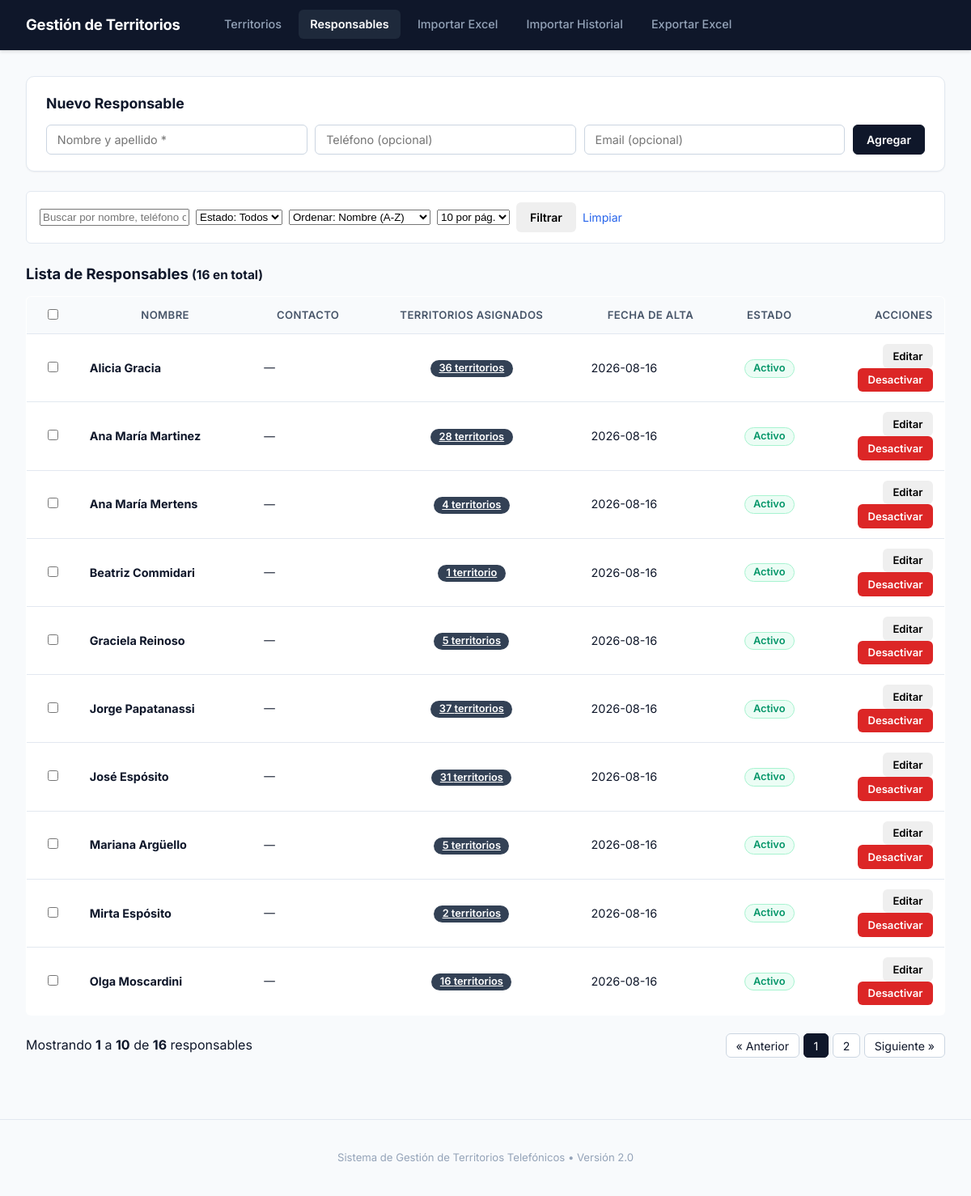
Screenshot of /responsables with the database file from the repository.
### tables this page shows
CREATE TABLE responsables (
    id INTEGER PRIMARY KEY AUTOINCREMENT,
    nombre TEXT NOT NULL,
    activo INTEGER DEFAULT 1 -- 1: activo, 0: inactivo
, telefono TEXT DEFAULT NULL, email TEXT DEFAULT NULL, fecha_alta TEXT DEFAULT NULL);

### routes/responsables.py (the view, shortened to what this page needs)
    @app.route("/responsables", methods=["GET", "POST"])
    def responsables():
        conn = get_connection()
        q = request.args.get("q", "").strip()
        estado = request.args.get("estado", "").strip()
        orden = request.args.get("orden", "nombre_asc")
        try:
            page = max(1, int(request.args.get("page", 1)))
        except (ValueError, TypeError):
            page = 1
        per_page_raw = request.args.get("per_page", "10")
        if per_page_raw == "todos":
            per_page = 999999
        else:
            try:
                per_page = max(5, int(per_page_raw))
            except (ValueError, TypeError):
                per_page = 10
        sql = """
            SELECT
                r.id,
                r.nombre,
                r.activo,
                r.telefono,
                r.email,
                r.fecha_alta,
                (
                    SELECT COUNT(*)
                    FROM asignaciones a
                    WHERE a.responsable_id = r.id AND a.fecha_finalizacion IS NULL
                ) AS territorios_asignados
            FROM responsables r
            WHERE 1=1
        """
        parametros = []
        if q:
            sql += " AND (r.nombre LIKE ? OR r.telefono LIKE ? OR r.email LIKE ?)"
            term = f"%{q}%"
            parametros.extend([term, term, term])
        if estado in ("0", "1"):
            sql += " AND r.activo = ?"
            parametros.append(int(estado))
        if orden == "nombre_desc":
            sql += " ORDER BY r.nombre COLLATE NOCASE DESC"
        elif orden == "territorios_desc":
            sql += " ORDER BY territorios_asignados DESC, r.nombre COLLATE NOCASE ASC"
        elif orden == "fecha_desc":
            sql += " ORDER BY (r.fecha_alta IS NULL), r.fecha_alta DESC, r.id DESC"
        elif orden == "fecha_asc":
            sql += " ORDER BY (r.fecha_alta IS NULL), r.fecha_alta ASC, r.id ASC"
        else:
            orden = "nombre_asc"
            sql += " ORDER BY r.activo DESC, r.nombre COLLATE NOCASE ASC"
        filas = conn.execute(sql, parametros).fetchall()
        conn.close()
        total_items = len(filas)
        total_pages = max(1, math.ceil(total_items / per_page)) if per_page_raw != "todos" else 1
        if page > total_pages:
            page = total_pages
        start_idx = (page - 1) * per_page
        end_idx = start_idx + per_page
        items_paginados = filas[start_idx:end_idx]
        start_item = (start_idx + 1) if total_items > 0 else 0
        end_item = min(end_idx, total_items)
        return render_template(
            "responsables.html",
            responsables=items_paginados,
            total_items=total_items,
            total_pages=total_pages,
            page=page,
            per_page=per_page_raw,
            start_item=start_item,
            end_item=end_item,
            q=q,
            estado=estado,
            orden=orden,
        )

### database.py (called while the page is built)
def get_connection():
    conn = sqlite3.connect(DATABASE)
    conn.row_factory = sqlite3.Row
    conn.execute("PRAGMA foreign_keys = ON")
    return conn

### templates/responsables.html (shortened to what this page needs)
{% extends "base.html" %}
{% block content %}
    <div class="panel-accion">
        <h3>Nuevo Responsable</h3>
        <form method="post" action="{{ url_for('responsables') }}" class="form-nuevo-resp">
            <input type="text" name="nombre" placeholder="Nombre y apellido *" required>
            <input type="text" name="telefono" placeholder="Teléfono (opcional)">
            <input type="email" name="email" placeholder="Email (opcional)">
            <button type="submit" class="btn btn-primary">Agregar</button>
        </form>
    </div>
    <form method="get" action="{{ url_for('responsables') }}" class="buscador buscador-responsables">
        <input
            type="text"
            name="q"
            placeholder="Buscar por nombre, teléfono o email..."
            value="{{ q }}"
            class="input-search"
        >
        <select name="estado">
            <option value="" {% if not estado %}selected{% endif %}>Estado: Todos</option>
        </select>
        <select name="orden">
            <option value="nombre_asc" {% if orden == 'nombre_asc' %}selected{% endif %}>Ordenar: Nombre (A-Z)</option>
        </select>
        <select name="per_page">
            <option value="10" {% if per_page == '10' %}selected{% endif %}>10 por pág.</option>
        </select>
        <button type="submit" class="btn">Filtrar</button>
        <a href="{{ url_for('responsables') }}" class="btn-link">Limpiar</a>
    </form>
    <div class="header-tabla-responsables">
        <h3>Lista de Responsables <small>({{ total_items }} en total)</small></h3>
    </div>
    {% if responsables|length == 0 %}
        <p class="sin-resultados">No se encontraron responsables con los filtros aplicados.</p>
    {% else %}
        <table class="tabla-responsables">
            <thead>
                <tr>
                    <th class="col-check">
                        <input type="checkbox" id="check-todos" title="Seleccionar todos" onchange="toggleSelectTodos(this)">
                    </th>
                    <th>Nombre</th>
                    <th>Contacto</th>
                    <th class="col-centrada">Territorios Asignados</th>
                    <th>Fecha de Alta</th>
                    <th class="col-centrada">Estado</th>
                    <th class="col-derecha">Acciones</th>
                </tr>
            </thead>
            <tbody>
                {% for r in responsables %}
                <tr id="fila-resp-{{ r.id }}" class="{{ 'fila-inactiva' if not r.activo else '' }}">
                    <td class="col-centrada">
                        <input type="checkbox" class="check-responsable" value="{{ r.id }}" onchange="actualizarSeleccion()">
                    </td>
                    <td>
                        <strong>{{ r.nombre }}</strong>
                    </td>
                    <td>
                        <div class="datos-contacto">
                            {% if not r.telefono and not r.email %}
                                <span class="texto-apagado">—</span>
                            {% endif %}
                        </div>
                    </td>
                    <td class="col-centrada">
                        {% if r.territorios_asignados > 0 %}
                            <a href="{{ url_for('index', responsable_id=r.id) }}" class="badge badge-territorios" title="Ver territorios de este responsable">
                                {{ r.territorios_asignados }} territorio{{ 's' if r.territorios_asignados > 1 else '' }}
                            </a>
                        {% else %}
                            <span class="badge badge-libre">0 libres</span>
                        {% endif %}
                    </td>
                    <td>
                        {{ r.fecha_alta or "—" }}
                    </td>
                    <td class="col-centrada">
                        <span class="badge {{ 'badge-disponible' if r.activo else 'badge-en-trabajo' }}">
                            {{ "Activo" if r.activo else "Inactivo" }}
                        </span>
                    </td>
                    <td class="col-acciones">
                        <button
                            type="button"
                            class="btn btn-sm btn-icon"
                            title="Editar responsable"
                            data-id="{{ r.id }}"
                            data-nombre="{{ r.nombre }}"
                            data-telefono="{{ r.telefono or '' }}"
                            data-email="{{ r.email or '' }}"
                            onclick="abrirModalEditarDesdeBoton(this)"
                        >
                            Editar
                        </button>
                        {% if r.activo %}
                            <form
                                method="post"
                                action="{{ url_for('responsable_desactivar', responsable_id=r.id, q=q, estado=estado, orden=orden, page=page, per_page=per_page) }}"
                                class="form-en-linea"
                                data-nombre="{{ r.nombre }}"
                                onsubmit="return confirmarDesactivacion(this);"
                            >
                                <button type="submit" class="btn btn-sm btn-danger">Desactivar</button>
                            </form>
                        {% endif %}
                    </td>
                </tr>
                {% endfor %}
            </tbody>
        </table>
        <div class="paginacion-container">
            <div class="paginacion-info">
                Mostrando <strong>{{ start_item }}</strong> a <strong>{{ end_item }}</strong> de <strong>{{ total_items }}</strong> responsables
            </div>
            {% if total_pages > 1 %}
                <div class="paginacion-controles">
                    {% if page > 1 %}
                        <a href="{{ url_for('responsables', q=q, estado=estado, orden=orden, per_page=per_page, page=page-1) }}" class="btn-pag">« Anterior</a>
                    {% else %}
                        <span class="btn-pag disabled">« Anterior</span>
                    {% endif %}
                    {% for p in range(1, total_pages + 1) %}
                        {% if p == page %}
                            <span class="btn-pag active">{{ p }}</span>
                        {% elif p <= 3 or p >= total_pages - 2 or (p >= page - 1 and p <= page + 1) %}
                            <a href="{{ url_for('responsables', q=q, estado=estado, orden=orden, per_page=per_page, page=p) }}" class="btn-pag">{{ p }}</a>
                        {% elif p == 4 or p == total_pages - 3 %}
                            <span class="btn-pag-ellipsis">...</span>
                        {% endif %}
                    {% endfor %}
                    {% if page < total_pages %}
                        <a href="{{ url_for('responsables', q=q, estado=estado, orden=orden, per_page=per_page, page=page+1) }}" class="btn-pag">Siguiente »</a>
                    {% else %}
                        <span class="btn-pag disabled">Siguiente »</span>
                    {% endif %}
                </div>
            {% endif %}
        </div>
    {% endif %}
{% endblock %}

### rows the page displays
responsables: nombre "Alicia Gracia", territorios_asignados "36", territorios_asignados "s", fecha_alta "2026-08-16", activo "Activo"
responsables: nombre "Ana María Martinez", territorios_asignados "28", territorios_asignados "s", fecha_alta "2026-08-16", activo "Activo"
responsables: nombre "Ana María Mertens", territorios_asignados "4", territorios_asignados "s", fecha_alta "2026-08-16", activo "Activo"
responsables: nombre "Beatriz Commidari", territorios_asignados "1", fecha_alta "2026-08-16", activo "Activo"
responsables: nombre "Graciela Reinoso", territorios_asignados "5", territorios_asignados "s", fecha_alta "2026-08-16", activo "Activo"
responsables: nombre "Jorge Papatanassi", territorios_asignados "37", territorios_asignados "s", fecha_alta "2026-08-16", activo "Activo"
responsables: nombre "José Espósito", territorios_asignados "31", territorios_asignados "s", fecha_alta "2026-08-16", activo "Activo"
responsables: nombre "Mariana Argüello", territorios_asignados "5", territorios_asignados "s", fecha_alta "2026-08-16", activo "Activo"
responsables: nombre "Mirta Espósito", territorios_asignados "2", territorios_asignados "s", fecha_alta "2026-08-16", activo "Activo"
responsables: nombre "Olga Moscardini", territorios_asignados "16", territorios_asignados "s", fecha_alta "2026-08-16", activo "Activo"

### other values shown
{{ total_items }} "16"
{{ start_item }} "1"
{{ end_item }} "10"
{{ p }} "1"
{{ p }} "2"
